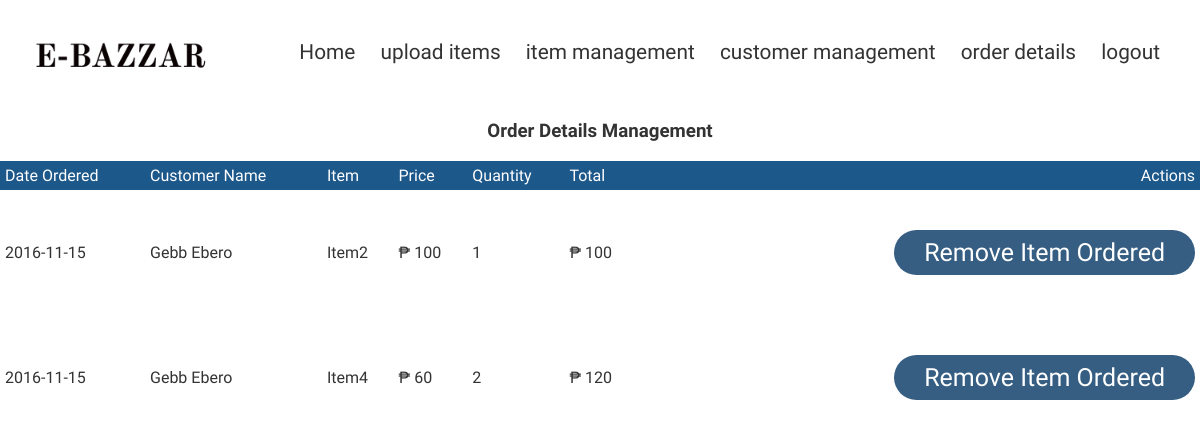
Screenshot of /admin/orderdetails.php (signed in) with the database file from the repository.
### tables this page shows
CREATE TABLE `orderdetails` (
  `order_id` int(10) unsigned NOT NULL AUTO_INCREMENT,
  `user_id` int(11) NOT NULL DEFAULT '0',
  `order_name` varchar(1000) NOT NULL DEFAULT '',
  `order_price` double NOT NULL DEFAULT '0',
  `order_quantity` int(10) unsigned NOT NULL DEFAULT '0',
  `order_total` double NOT NULL DEFAULT '0',
  `order_status` varchar(45) NOT NULL DEFAULT '',
  `order_date` date NOT NULL DEFAULT '0000-00-00',
  PRIMARY KEY (`order_id`),
  KEY `FK_orderdetails_1` (`user_id`),
  CONSTRAINT `FK_orderdetails_1` FOREIGN KEY (`user_id`) REFERENCES `users` (`user_id`) ON DELETE CASCADE ON UPDATE CASCADE
);

CREATE TABLE `users` (
  `user_id` int(11) NOT NULL AUTO_INCREMENT,
  `user_email` varchar(1000) NOT NULL,
  `user_password` varchar(1000) NOT NULL,
  `user_firstname` varchar(1000) NOT NULL,
  `user_lastname` varchar(1000) NOT NULL,
  `user_address` varchar(1000) NOT NULL,
  PRIMARY KEY (`user_id`)
);

### admin/orderdetails.php (the view, shortened to what this page needs)
<!DOCTYPE html>
<html lang="en">
<head>
    <link rel="stylesheet" href="style.css">
    <link rel="stylesheet" href="https://stackpath.bootstrapcdn.com/font-awesome/4.7.0/css/font-awesome.min.css">
</head>
<body>
    <div id="wrapper">
         <div class="navbar">
              <div class="logo">
          <a class = "logo" href="dashboard.php"><img src="img/logo1.png" width="200px"></a>
        </div>
                <nav>
                    <ul>
                        <li><a href="dashboard.php">Home</a></li>
                        <li><a href="additems.php">upload items</a></li>
                        <li><a href="items.php">item management</a></li>
                        <li><a href="customers.php ">customer management</a></li>
                        <li><a href="orderdetails.php">order details</a></li>
                        <li><a href="logout.php">logout</a></li>
                    </ul>
                </nav>
            </div>
        <div id="page-wrapper">
		 <div class="alert alert-danger">
                          <center> <h3><strong>Order Details Management</strong> </h3></center>
						  </div>
						  <br />
						  <div class="table-responsive">
            <table class="display table table-bordered" id="example" cellspacing="0" width="100%">
              <thead>
                <tr>
                  <th>Date Ordered</th>
                  <th>Customer Name</th>
				  <th>Item</th>
                  <th>Price</th>
				  <th>Quantity</th>
				  <th>Total</th>
				  <th>Actions</th>
                </tr>
              </thead>
              <tbody>
			  <?php
include("config.php");
	$stmt = $DB_con->prepare('select order_id, order_date,users.user_firstname, users.user_lastname, order_name, order_price, order_quantity, order_total from orderdetails, users where orderdetails.user_id=users.user_id and order_status="Ordered" order by order_date desc');
	$stmt->execute();
	if($stmt->rowCount() > 0)
	{
		while($row=$stmt->fetch(PDO::FETCH_ASSOC))
		{
			extract($row);
			?>
                <tr>
                 <td><?php echo $order_date; ?></td>
				 <td><?php echo $user_firstname; ?> <?php echo $user_lastname; ?></td>
				 <td><?php echo $order_name; ?></td>
				 <td>&#8369; <?php echo $order_price; ?></td>
				 <td><?php echo $order_quantity; ?></td>
				 <td>&#8369; <?php echo $order_total; ?></td>
				 <td>
				<a class="btn btn-danger" href="?delete_id=<?php echo $row['order_id']; ?>" title="click for delete" onclick="return confirm('Are you sure to remove this item ordered?')">
				  Remove Item Ordered</a>
                  </td>
                </tr>
              <?php
		}
		echo "</tbody>";
		echo "</table>";
		echo "</div>";
		echo "</div>";
	}
?>
	</div>
</body>
</html>

### admin/style.css (style rules this page uses)
* { margin: 0; padding: 0; box-sizing: border-box; }
body { color: #333333; font-family: 'Amiri', serif; height: 3000px; flex-basis: 25%; }
.navbar { height: 15vh; display: flex; align-items: center; padding: 20px; font-size: 130%; }
nav { flex: 1; text-align: right; height: 5vh; }
nav ul { display: inline-block; list-style-type: none; }
nav ul li { display: inline-block; margin-right: 20px; }
a { text-decoration: none; color: #333333; }
img { max-width: 400px; }
.btn { display: inline-block; background: #365E82; color: rgb(255, 255, 255); padding: 8px 30px; margin: 30px 0; border-radius: 30px; margin-left: 90px; font-size: 25px; }
table { width: 100%; border-collapse: collapse; }
th { text-align: left; padding: 5px; color: #fff; background: #1d588b; font-weight: normal; }
td { padding: 10px 5px; }
td a { color: #3BC6B6; font-size: 13px; }
td:last-child { text-align: right; }
th:last-child { text-align: right; }

### rows the page displays
orderdetails: order_date "2016-11-15", user.user_firstname "Gebb", user.user_lastname "Ebero", order_name "Item2", order_price "100", order_quantity "1", order_total "100"
orderdetails: order_date "2016-11-15", user.user_firstname "Gebb", user.user_lastname "Ebero", order_name "Item4", order_price "60", order_quantity "2", order_total "120"
